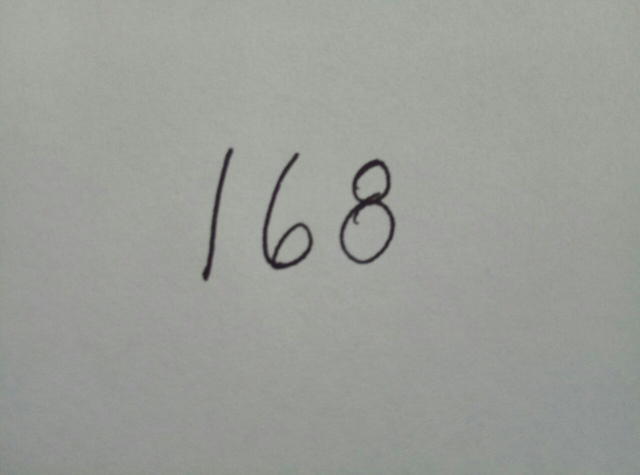
#> input picture main/test.jpg, 1280 x 950 px (shown at 1/2 size)
$ jupyter execute --allow-errors 'MNIST - Classify Image.ipynb'   (shell and % lines are left out)   (older library calls are emulated)
#> lines starting #> are read from the running program, lines starting #| are printed output that depends on the picture; after the words box and inside, x2 and y2 are one past the last pixel; in counts of white or black regions, pixels touching at a corner belong together
# Let's make a simple yet useful processing...

First of all, let's create some utility functions:

[cell 1]
# model_utils.py

from keras.models import model_from_json
import matplotlib.pyplot as plt
import numpy as np
import cv2


def load_model():
    """Load a trained model."""

    # Open model from JSON:
    json_file = open('model.json', 'r')
#> (reads main/model.json from the repository)
    model_json = json_file.read()
    json_file.close()

    # Load model:
    model = model_from_json(model_json)

    # Load weights into model:
    model.load_weights("model.h5")
    print("Loaded model from disk.")
    return model


def process_img(input_img):
    """A simple yet useful image processing."""
#> called with input_img = 'test.jpg'

    # Read the input image
    im = cv2.imread(input_img)
#> im is the input picture: shape (950, 1280, 3); mean B, G, R 151.8, 157.3, 154.8

    # Resize image if necessary:
    if im.shape[1] > 3000 or im.shape[0] > 3000:
        im = cv2.resize(im, (im.shape[1]//8, im.shape[0]//8))
    elif im.shape[1] > 2000 or im.shape[0] > 2000:
            im = cv2.resize(im, (im.shape[1]//4, im.shape[0]//4))
    elif im.shape[1] > 1000 or im.shape[0] > 1000:
        im = cv2.resize(im, (im.shape[1]//2, im.shape[0]//2))
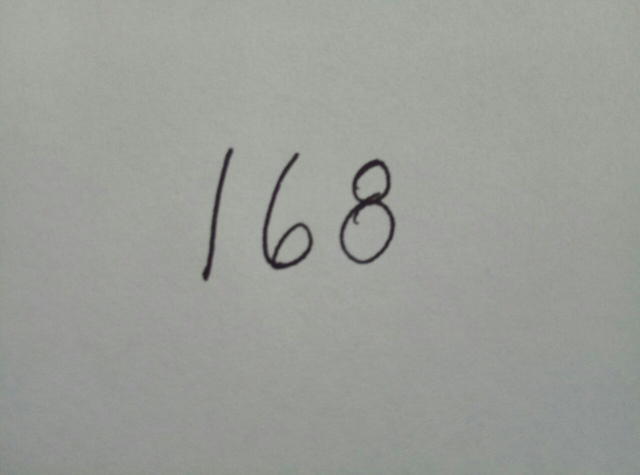
#> im: shape (475, 640, 3); mean B, G, R 152, 157.5, 155

    # Convert to grayscale and apply Gaussian filtering:
    im_gray = cv2.cvtColor(im, cv2.COLOR_BGR2GRAY)
    im_gray = cv2.GaussianBlur(im_gray, (5, 5), 0)

    # Threshold the image:
    ret, im_th = cv2.threshold(im_gray, 90, 255, cv2.THRESH_BINARY_INV)
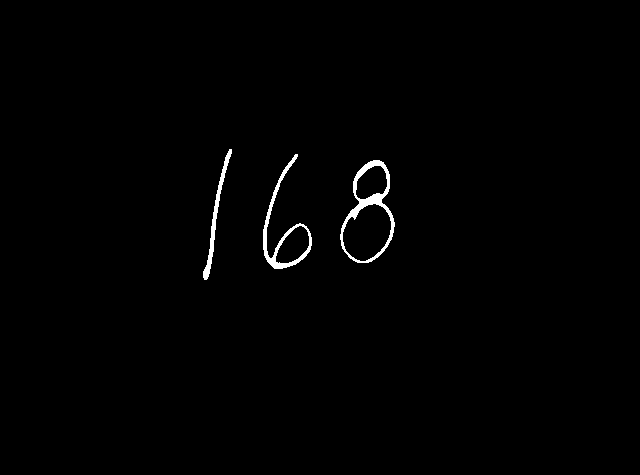
#> im_th: shape (475, 640); 0.85% white; 3 white regions

    # Find contours in the image:
    im2, ctrs, hier = cv2.findContours(im_th.copy(),
                                       cv2.RETR_EXTERNAL,
                                       cv2.CHAIN_APPROX_SIMPLE)
#> ctrs = 3 contours; box (x1, y1, x2, y2) and area: (340, 160, 395, 263) 3716, (263, 154, 312, 269) 1504, (203, 149, 232, 280) 442

    # Get rectangles contains each contour:
    rects = [cv2.boundingRect(ctr) for ctr in ctrs]
#> rects = [(340, 160, 55, 103), (263, 154, 49, 115), (203, 149, 29, 131)]

    return im, im_th, rects


def predict(model, im, im_th, rects, output_img):
    """Predicting function."""

    # Results:
    res = []

    # For each rectangular region, predict the digit using CNN model:
    for rect in sorted(rects):
        # Draw the rectangles:
        cv2.rectangle(im, (rect[0], rect[1]),
                      (rect[0] + rect[2], rect[1] + rect[3]),
                      (10, 255, 180), 3)

        # Make the rectangular region around the digit:
        leng = int(rect[3] * 1.2)
        pt1 = int(rect[1] + rect[3] // 2 - leng // 2)
        pt2 = int(rect[0] + rect[2] // 2 - leng // 2)
        roi = im_th[pt1:pt1+leng, pt2:pt2+leng]

        # Resize the image:
        roi = cv2.resize(roi, (28, 28), interpolation=cv2.INTER_AREA)
        roi = cv2.dilate(roi, (3, 3))

        # Reshape to be [samples][pixels][width][height]:
        X = roi.reshape(1, 1, 28, 28).astype('float32')
        X /= 255

        # Predict digit:
        nbr = np.argmax(model.predict(X))
        res.append(nbr)
        cv2.putText(im, str(nbr), (rect[0], rect[1]),
                    cv2.FONT_HERSHEY_DUPLEX, 2, (50, 190, 255), 3)

    # Save results:
    plt.imsave(output_img, im)
    return ''.join(map(str, res))

## Let's do the magic!

#> (a cell that did not finish here is left out)

### Let's checkout our input image:

<br>
<center>

</center>

[cell 3]
# We preproces the input image:
img, img_th, rects = process_img("test.jpg")

#Let's make a prediction:
#> (the rest of this cell did not finish here and is left out)
